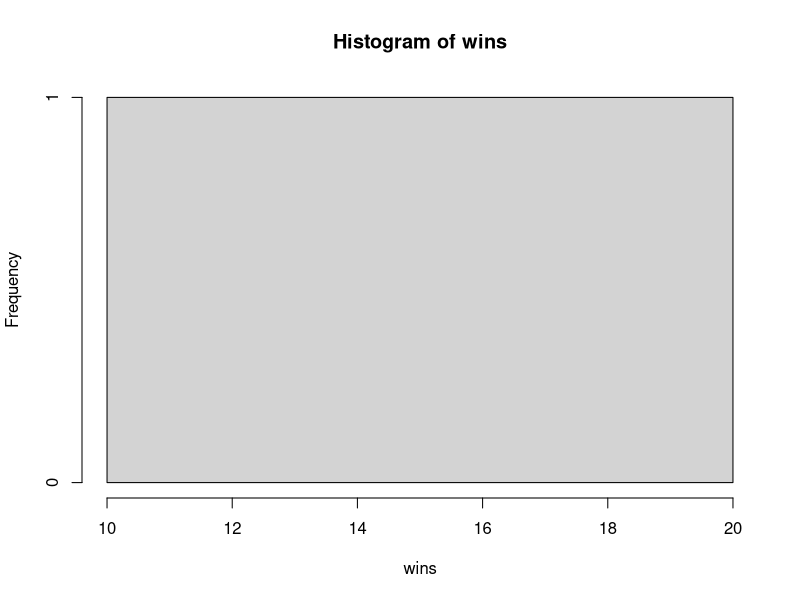
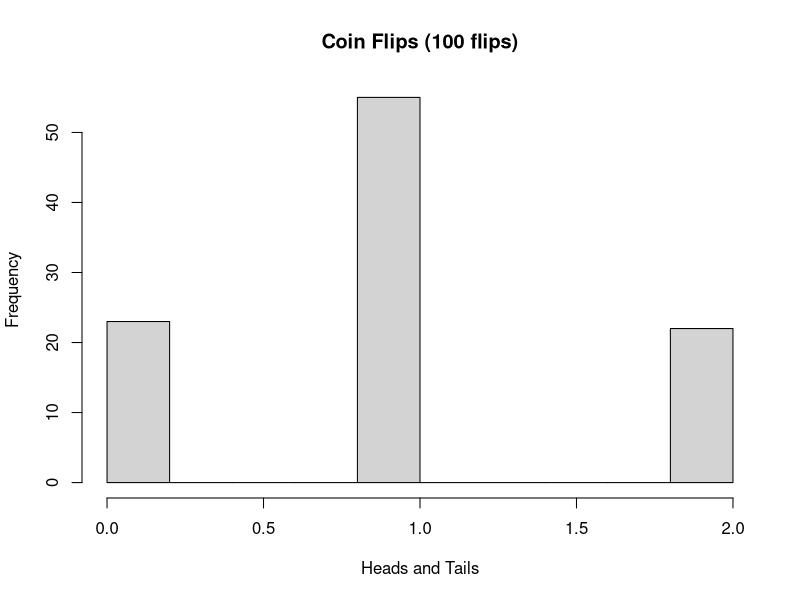
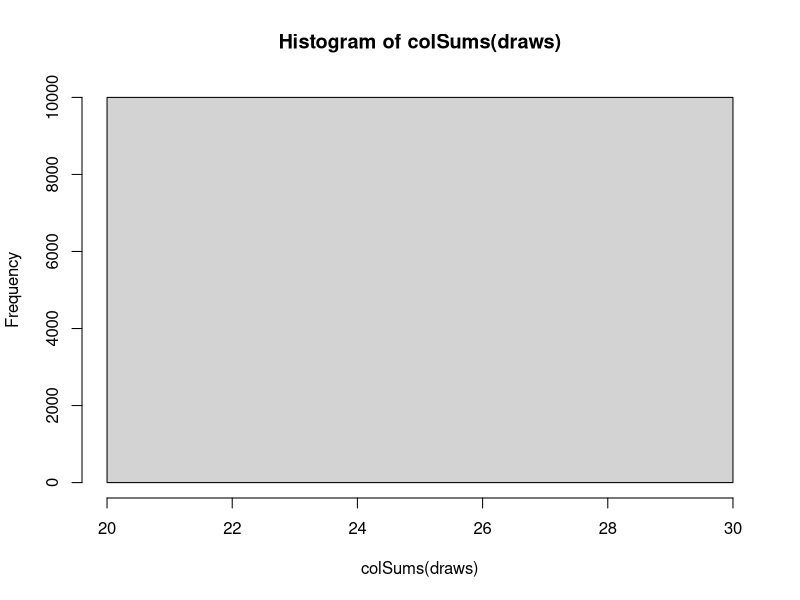

These charts were generated, in order, by the following R code:
##In R Studio, go to the menu> Code> Soft Wrap Long Lines. 

#2.4 R Lab: Running Simulations
##Name and Period: Sami Elsayed - Period 2

#1 IN 6 WINS GAME
## Question 3: We could run more trials of the 1 in 6 Wins Game by using R.
### Part A: Create a numeric vector called caps that simulates the probability of winning the game as 1/6. Remember, 0 means losing, and 1 means winning.

caps <- c(1, 0, 0, 0, 0, 0)  #What goes inside c()? It is more than 2 numbers.

###Part B: Run line 9, above, to save caps to your environment. Then run the line below several times. 
###Answer this in your Google Doc: What do you notice? What does the output mean in context of the game?
sample(caps, 6, replace=TRUE)

###Then, add ONE number in the code below to simulate YOUR group of friends. Which number did you change? 
sample(caps, 7, replace=TRUE)

###Part C: Run the folloiwng code 3 times.Make sure you change the "blank" part based on your previous answer. 
###Answer this in your Google Doc: What does this code do? What does the output mean in the context of the game?
replicate(2, sample(caps, 7, replace=TRUE))

##Question 4
###Use the code in line 16 to run 100 trials, with your group of 7 friends. Store this into a dataframe called trials.
trials <- data.frame(sample(caps, 100, replace = TRUE))

##Question 5
### We're more interested in the number of wins per trial. To do this, we need to sum up each column's wins (represented by a 1) with the function colSums().
  
wins <- colSums(trials)

##Question 6
###Run the line of code below. Copy the table you get into your Google Doc. 
###Answer in Google Doc: In your 100 repetitions of this simulation, how many times did three or more of the group win a prize? 
table(wins)


##Question 7
###Repeat the simulation again, but this time, use 10,000 trials. How many times did three or more of the group win a prize? Use code above to help you. Your final answer should be a table like the one in question 6, but with 10,000 total trials.
table(wins)

##Question 8: Complete this in your Google Doc.
hist(wins)

#SIMULATION PRACTICE

##Question 1
###Part A: Complete in Google Doc.
###Part B: Create a simulation in R of 6 coin flips. 
coin <- c(0,1)
sample(coin, 2, replace = TRUE)
####: Answer this in your Google Doc: why do you need replace=TRUE? Why does R give you an error it replace=FALSE? 

###Part C: Run a simulation of 100 trials.
hundred_flips <- replicate(100, sample(coin, 2, replace = TRUE))

###Part D: Make a histogram of colSums(hundred_flips). Copy and paste the histogram you get into your Google Doc. Make sure it has appropriate title and axes labels. 
hist(colSums(hundred_flips), main = "Coin Flips (100 flips)", xlab = "Heads and Tails")

###Part E: Answer this in your Google Doc. 

##Question 2
### Part A: Complete this in your Google Doc.

### Part B: create a vector called letters that represents the probability of drawing a vowel.
letters <- c(rep(1, times = 42), rep(0, times = 56), rep(0, times = 2))

#### Run 10,000 trials of Mr. McFee pulling 7 letters at a time, without replacement. Store this into a data.frame called draws. 
draws <- data.frame(replicate(10000, sample(7, replace = FALSE)))

###Count up the number of times that you drew X number of vowels from draws.
table(colSums(draws))

###Create a histogram, then paste it into Google Docs. 
hist(colSums(draws))

##Question 3
###Part A. Create a character vector called hello_letters with the 5 letters of "HELLO", in order. 
hello_letters <- c("H", "E", "L", "L", "O")

###Part B: answer in Google Doc.

###Part c: Run a simulation of 100 trials. Store this result in a vector called hellos.
hellos <- replicate(100, sample(hello_letters, 5, replace = TRUE))

###Part D: View hellos.
View(hellos)
####Answer this in your Google Doc. Why would the way hellos is stored make it difficult to analyze how many HELLOs are shuffled out correctly. 

###Part E: Use the following code to collapse each column (which represents a trial), into a single word. RUN EACH LINE!
glued <- apply(hellos, 2, paste0, collapse="")
View(glued)
which(glued=="HELLO")
sum(glued=="HELLO")
####Answer in Google Doc: how many times did you shuffle "HELLO" back correctly? 

##Question 4: Answer this in your Google Doc
